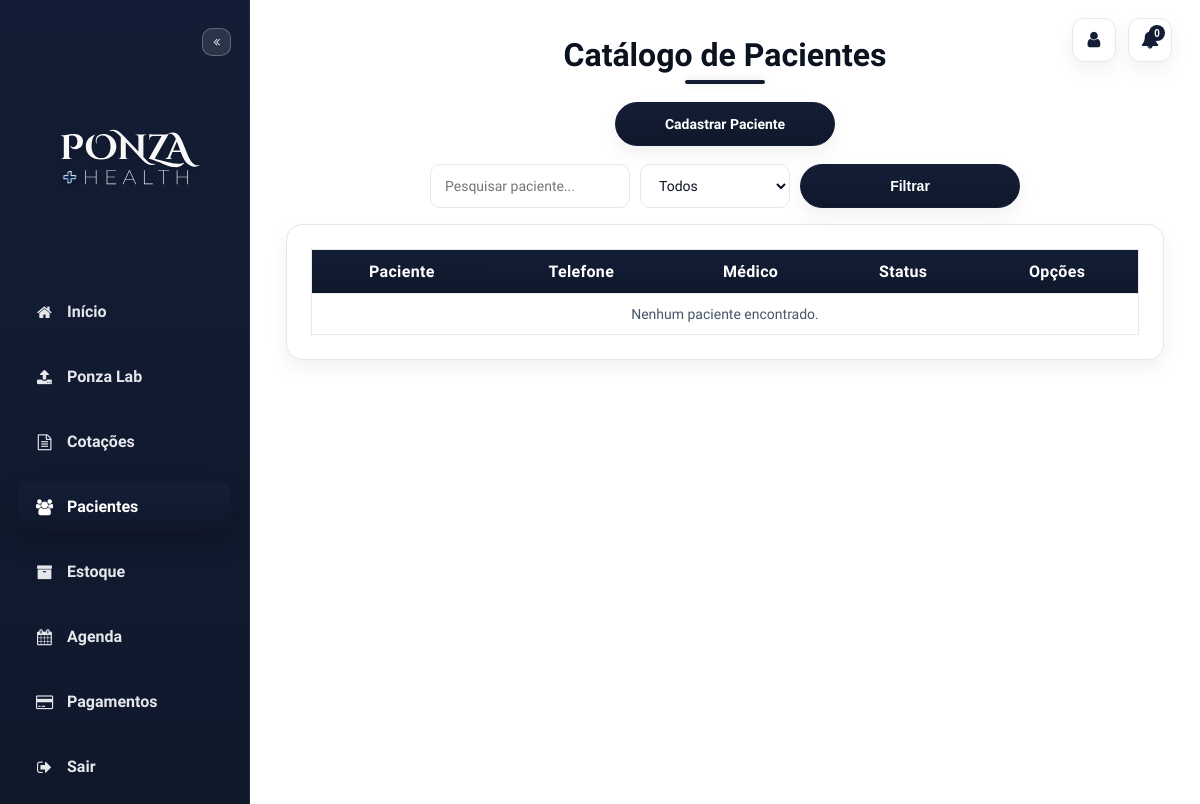
The page /catalog (signed in) on the database as committed earlier.
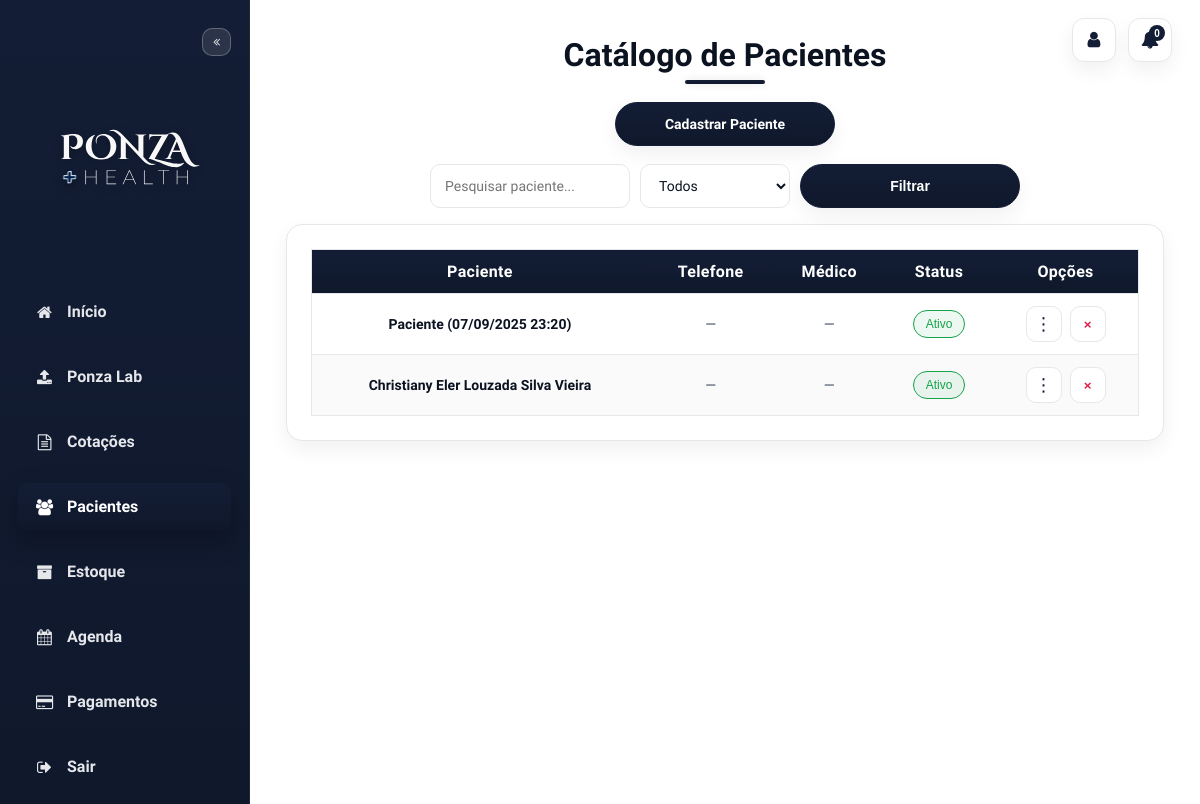
The same page on the database as committed later.
### models.py (models this page shows, shortened)
class BaseModel:
    """__init__ flexível baseado em kwargs (compatível com SQLAlchemy)."""

class Patient(db.Model, BaseModel):
    __tablename__ = "patients"
    id           = db.Column(db.Integer, primary_key=True)
    owner_user_id = db.Column(db.Integer, db.ForeignKey("users.id"), index=True)
    owner         = relationship("User", foreign_keys=[owner_user_id])
    doctor_id    = db.Column(db.Integer, db.ForeignKey("doctors.id"), index=True)
    doctor       = relationship("Doctor", back_populates="patients")
    name           = db.Column(db.String(120), nullable=False)
    birthdate      = db.Column(db.Date)
    sex            = db.Column(db.String(20))
    email          = db.Column(db.String(120))
    cpf            = db.Column(db.String(20))
    notes          = db.Column(db.Text)
    profile_image  = db.Column(db.String(200), default="images/patient-icon.png")  # NOVO
    phone_primary   = db.Column(db.String(20))
    phone_secondary = db.Column(db.String(20))
    address_cep        = db.Column(db.String(12))
    address_street     = db.Column(db.String(200))
    address_number     = db.Column(db.String(20))
    address_complement = db.Column(db.String(100))
    address_district   = db.Column(db.String(120))
    address_city       = db.Column(db.String(120))
    address_state      = db.Column(db.String(2))
    status       = db.Column(db.String(20), default="Ativo", nullable=False)
    created_at   = db.Column(db.DateTime, default=datetime.utcnow, nullable=False)
    consults     = relationship("Consult", back_populates="patient", cascade="all, delete-orphan")
    __table_args__ = (
        Index("ix_patients_status", "status"),
        Index("ix_patients_created_at", "created_at"),
        Index("ix_patients_phone_primary", "phone_primary"),
        Index("ix_patients_cpf", "cpf"),
        Index("ix_patients_email", "email"),
        Index("ix_patients_owner_user_id", "owner_user_id"),
    )

### app.py (the view)
@app.route('/catalog')
@login_required
def catalog():
    u = current_user()
    search = request.args.get('search', '').strip().lower()
    status = request.args.get('status', '').strip()
    patients = Patient.query.filter_by(owner_user_id=u.id).all()
    if search:
        patients = [p for p in patients if search in (p.name or '').lower()]
    if status:
        patients = [p for p in patients if (p.status or '') == status]
    doctors_list = Doctor.query.order_by(Doctor.name).all()
    return render_template('catalog.html', patients=patients, doctors=doctors_list)

### app.py (called while the page is built)
def get_logged_user() -> Optional[User]:
    uid = session.get('user_id')
    return User.query.get(uid) if uid else None

def login_required(f: Callable[..., Any]) -> Callable[..., Any]:
    @wraps(f)
    def wrapper(*args, **kwargs):
        u = get_logged_user()
        if not u:
            return redirect(url_for('login'))
        g.user = u
        return f(*args, **kwargs)
    return wrapper

def current_user() -> User:
    u = getattr(g, "user", None) or get_logged_user()
    if not u:
        abort(401)
    return cast(User, u)

@app.context_processor
def inject_user_context():
    u = getattr(g, "user", None) or get_logged_user()
    if not u:
        return {}
    return {
        "user": {
            "id": u.id,
            "username": u.username,
            "email": u.email,
            "profile_image": (u.profile_image or DEFAULT_USER_IMAGE),
        }
    }

@app.context_processor
def inject_globals():
    return {"now": datetime.utcnow()}

### templates/catalog.html (shortened to what this page needs)
<!DOCTYPE html>
<html lang="pt-br">
<head>
  <link rel="stylesheet" href="https://stackpath.bootstrapcdn.com/font-awesome/4.7.0/css/font-awesome.min.css">
  <link rel="stylesheet" href="{{ url_for('static', filename='css/ponza-base.css') }}">
</head>
<body>
  <div class="top-profile" aria-label="Ações do usuário">
    <a href="{{ url_for('account') }}" class="icon-btn" title="Minha conta" aria-label="Minha conta"><i
        class="fa fa-user"></i></a>
    <button class="icon-btn" type="button" title="Notificações" aria-label="Notificações">
      <i class="fa fa-bell"></i><span class="badge">{{ (notifications_unread or 0) }}</span>
    </button>
  </div>
  <div class="sidebar" id="sidebar">
    <button class="sidebar-toggle" onclick="toggleSidebar()" aria-label="Minimizar/Maximizar menu"><i
        class="fa fa-angle-double-left"></i></button>
    <img src="{{ url_for('static', filename='images/3.svg') }}" class="sidebar-logo" alt="Ponza Health" />
    <a href="{{ url_for('index') }}" class="menu-item"><i class="fa fa-home"></i><span class="label">Início</span></a>
    <a href="{{ url_for('upload') }}" class="menu-item"><i class="fa fa-upload"></i><span class="label">Ponza
        Lab</span></a>
    <a href="{{ url_for('quote_index') }}" class="menu-item"><i class="fa fa-file-text-o"></i><span
        class="label">Cotações</span></a>
    <a href="{{ url_for('catalog') }}" class="menu-item active"><i class="fa fa-users"></i><span
        class="label">Pacientes</span></a>
    <a href="{{ url_for('products') }}" class="menu-item"><i class="fa fa-archive"></i><span
        class="label">Estoque</span></a>
    <a href="{{ url_for('agenda') }}" class="menu-item"><i class="fa fa-calendar"></i><span
        class="label">Agenda</span></a>
    <a href="{{ url_for('purchase') }}" class="menu-item"><i class="fa fa-credit-card"></i><span
        class="label">Pagamentos</span></a>
    <a href="{{ url_for('logout') }}" class="menu-item logout"><i class="fa fa-sign-out"></i><span
        class="label">Sair</span></a>
  </div>
  <div class="content">
    <h2>Catálogo de Pacientes</h2>
    <div class="actions-row">
      <a class="btn" href="{{ url_for('register_patient') }}">Cadastrar Paciente</a>
    </div>
    <form method="get" action="{{ url_for('catalog') }}" class="filter-form">
      <input type="search" name="search" placeholder="Pesquisar paciente..."
        value="{{ request.args.get('search', '') }}" class="menu-input search-compact">
      <select name="status" class="menu-select">
        <option value="">Todos</option>
      </select>
      <button type="submit" class="btn">Filtrar</button>
    </form>
    <div class="panel">
      <table class="catalog-table">
        <thead>
          <tr>
            <th>Paciente</th>
            <th>Telefone</th>
            <th>Médico</th>
            <th>Status</th>
            <th style="text-align:center;">Opções</th>
          </tr>
        </thead>
        <tbody>
          {% for patient in patients %}
          <tr>
            <td>
              <a href="{{ url_for('edit_patient', patient_id=patient.id) }}" class="patient-link">{{ patient.name }}</a>
            </td>
            <td>{{ patient.phone_primary or '—' }}</td>
            <td>{{ patient.doctor.name if patient.doctor else '—' }}</td>
            <td>
              <form method="post" class="status-form"
                action="{{ url_for('toggle_patient_status', patient_id=patient.id, new_status=('Inativo' if patient.status=='Ativo' else 'Ativo')) }}">
                <button type="submit"
                  class="status-badge {{ 'is-active' if patient.status=='Ativo' else 'is-inactive' }}"
                  title="Clique para alternar para {{ 'Inativo' if patient.status=='Ativo' else 'Ativo' }}">
                  {{ patient.status }}
                </button>
              </form>
            </td>
            <td style="text-align:center;">
              <div style="display:inline-flex;align-items:center;gap:8px;">
                <div class="options-container">
                  <button class="options-button" type="button" onclick="toggleMenu(this)">⋮</button>
                </div>
                <form method="post" action="{{ url_for('delete_patient', patient_id=patient.id) }}"
                  onsubmit="return confirm('Deseja realmente remover este paciente?')" style="margin:0;">
                  <button type="submit" title="Remover Paciente"
                    style="background:#fff;border:1px solid var(--border);width:36px;height:36px;border-radius:10px;cursor:pointer;color:#e11d48;font-weight:800;">×</button>
                </form>
              </div>
            </td>
          </tr>
          {% else %}
          <tr>
            <td colspan="5" style="color:var(--ink-dim);text-align:center;">Nenhum paciente encontrado.</td>
          </tr>
          {% endfor %}
        </tbody>
      </table>
    </div>
  </div>
</body>
</html>

### static/css/ponza-base.css (style rules this page uses)
:root { --bg: #ffffff; --surface: #ffffff; --surface-alt: #f8fafc; --border: #e5e7eb; --ink: #0b1220; --ink-dim: #475569; --brand-grad: linear-gradient(180deg, #131d35 0%, #0f182b 100%); --brand-blue-solid: #0f182b; --radius: 16px; --shadow: 0 8px 20px rgba(2,6,23,.06); --shadow-strong: 0 14px 36px rgba(2,6,23,.12); }
* { box-sizing: border-box }
html,body { margin:0 }
body { display:flex; min-height:100vh; font-family:'Funnel Sans',sans-serif; background: var(--bg); color: var(--ink); }
.sidebar { width:250px; min-height:100vh; background: var(--brand-grad); padding:28px 18px; border-right:1px solid #1f2937; box-shadow:2px 0 14px rgba(0,0,0,.18); display:flex; flex-direction:column; transition:width 180ms ease; position:sticky; top:0; }
.sidebar-logo { width:200px; display:block; margin:0 auto 18px; filter:drop-shadow(0 2px 4px rgba(0,0,0,.25)); transition:width 180ms ease, margin 180ms ease; }
.sidebar a.menu-item { display:flex; align-items:center; gap:12px; font-size:15px; padding:14px 16px; border-radius:10px; color:#e5e7eb; text-decoration:none; margin-bottom:18px; font-weight:600; transition: background .2s, color .2s, transform .12s; }
.sidebar a.menu-item i { width:21px; text-align:center; flex:0 0 21px; }
.sidebar a.menu-item.active { color:#fff; background:var(--brand-grad); box-shadow:0 10px 26px rgba(0,0,0,.25); }
.sidebar a.menu-item.logout { color:#e5e7eb; }
.sidebar-toggle { align-self:flex-end; background:rgba(255,255,255,.10); border:1px solid rgba(255,255,255,.25); color:#e5e7eb; padding:6px 10px; border-radius:10px; cursor:pointer; margin-bottom:14px; transition: background .2s, border-color .2s, transform .12s; font-size:12px; }
.top-profile { position:fixed; top:18px; right:28px; z-index:1001; display:flex; align-items:center; gap:12px; background:transparent; box-shadow:none; }
.icon-btn { position:relative; border:1px solid var(--border); background:var(--surface); width:44px; height:44px; border-radius:12px; cursor:pointer; display:grid; place-items:center; box-shadow:var(--shadow); transition:transform .15s, box-shadow .15s, border-color .15s; text-decoration:none; }
.icon-btn i { color:var(--brand-blue-solid); font-size:18px; }
.icon-btn .badge { position:absolute; top:6px; right:6px; min-width:16px; height:16px; padding:0 4px; border-radius:999px; background:var(--brand-blue-solid); color:#fff; font-size:10px; font-weight:800; display:flex; align-items:center; justify-content:center; }
.content { flex-grow:1; padding:40px; position:relative; min-width:0; background:var(--bg); }
h2 { font-size:34px; font-weight:800; text-align:center; color:var(--ink); margin:0 0 30px; position:relative; }
h2::after { content:''; position:absolute; bottom:-10px; left:50%; transform:translateX(-50%); width:80px; height:4px; background:var(--brand-grad); border-radius:2px; box-shadow:0 0 8px rgba(0,0,0,.12); }
.panel { background:var(--surface); border:1px solid var(--border); padding:24px; border-radius:16px; box-shadow:var(--shadow); max-width:760px; margin:0 auto 18px; color:var(--ink); text-align:left; }
.input,.menu-input,.menu-textarea,.select { width:100%; padding:12px 14px; font-size:16px; color:var(--ink); background:#fff; border:1px solid var(--border); border-radius:12px; outline:none; transition:.2s; font-family:'Funnel Sans',sans-serif; }
.btn { display:inline-flex; align-items:center; justify-content:center; background:var(--brand-grad); color:#fff; border:1px solid var(--brand-blue-solid); padding:12px 24px; border-radius:999px; cursor:pointer; font-weight:800; font-size:16px; box-shadow:var(--shadow); transition:transform .2s, box-shadow .2s, filter .2s; min-width:220px; }

Rows that differ between the two databases and show on the page:
added Patient: name "Paciente (07/09/2025 23:20)", phone_primary "—", doctor "—", status "Ativo"
added Patient: name "Christiany Eler Louzada Silva Vieira", phone_primary "—", doctor "—", status "Ativo"
Other text that changed with them:
text no longer shown: "Nenhum paciente encontrado."
